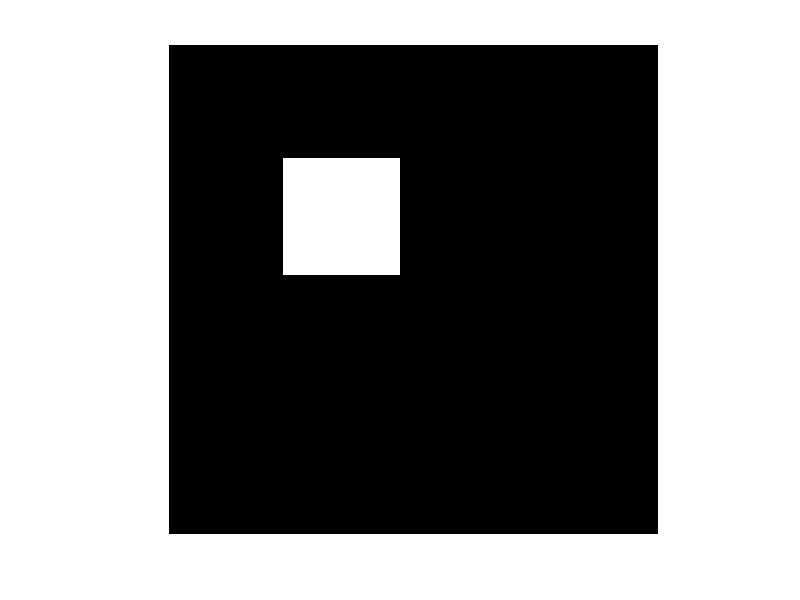
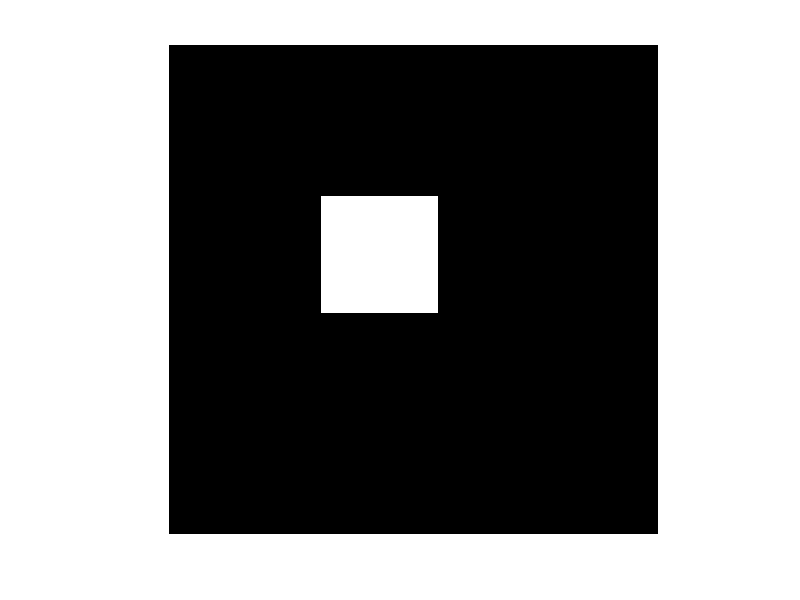

Reproduce these figures in MATLAB, in order.
a= zeros(255);
for i= 60:120
for j= 60:120
a(i,j)=1;
end 
end

b = zeros(255);
x=20;
y=20;
aff = [1,0,0;0,1,0;x,y,1];

for  i=1:255
    for j=1:255
        k = [i,j,1]*aff
        if k(1)<=255 && k(1)>0 && k(2)<=255 && k(2)>0
            b(k(1),k(2))=a(i,j);
        end
    end
end
imshow(a);
figure,imshow(b);
